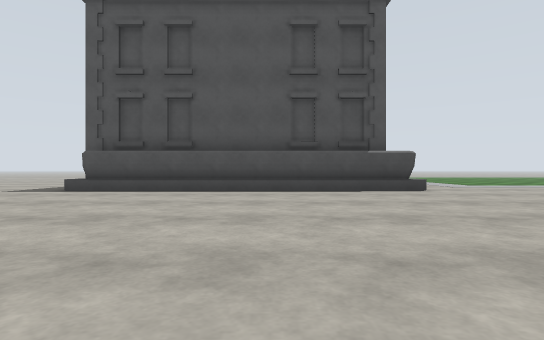
view 1 (above)

24 first-person views from a walk through a robot-simulator world made for Gazebo. The camera is 0.94 m above the floor, looks level and sees 80° across. The floor is counted in squares, 2 m on a side. Each view is taken from the middle of a square. On the plan, view 1 faces up. The plan holds only what a view shows up to about 9 squares ahead; the rest is blank. The place goes on beyond the plan. Robots are left out. Some surface patterns are stand-ins.

view 2
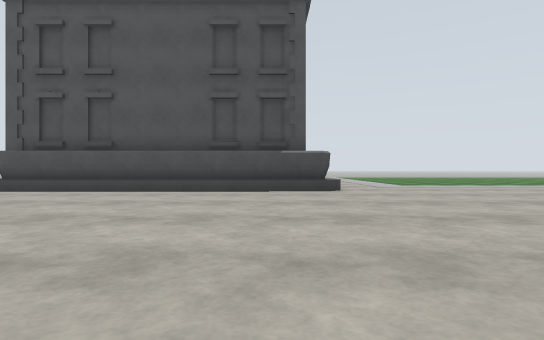

view 3
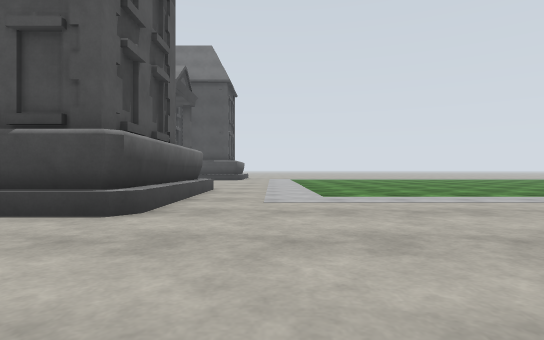

view 4
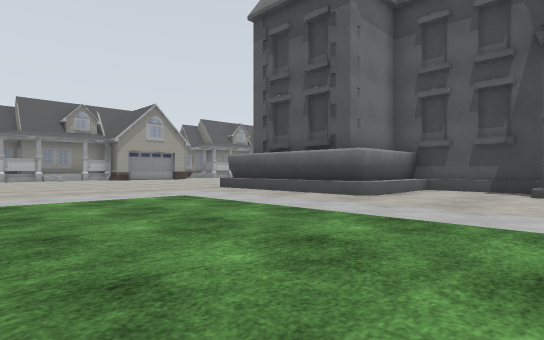

view 5
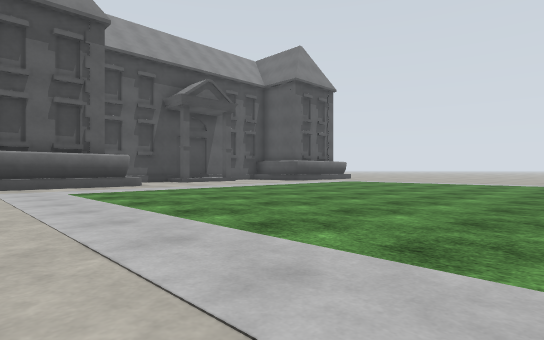

view 6
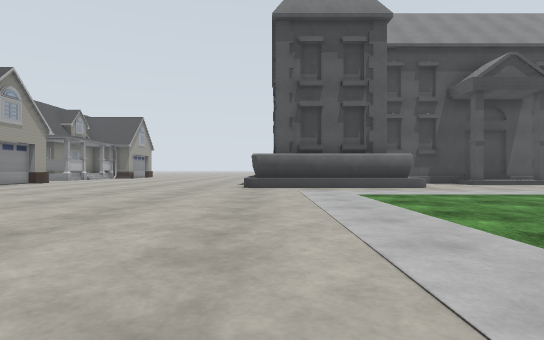

view 7
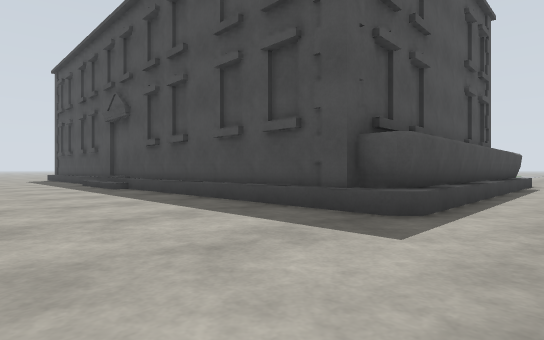

view 8
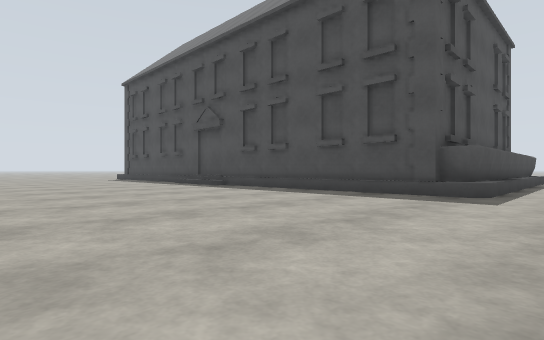

view 9
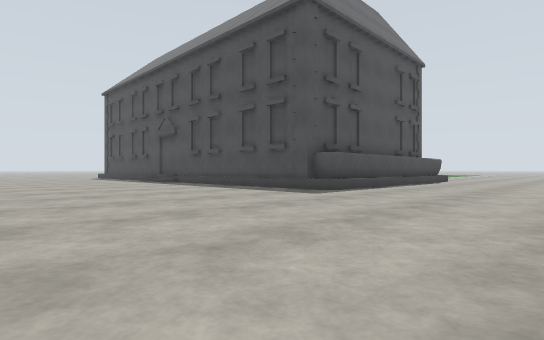

view 10
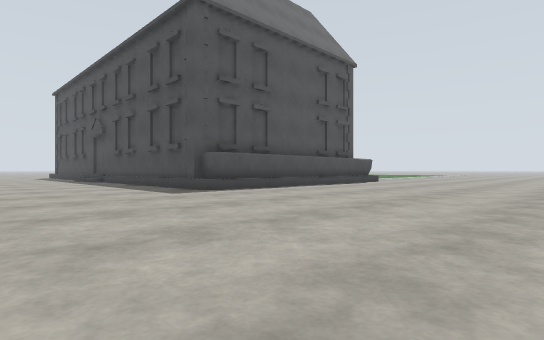

view 11
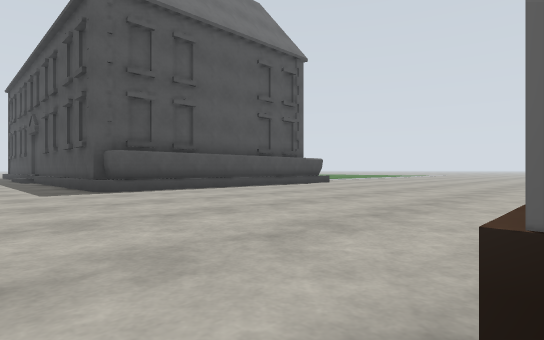

view 12
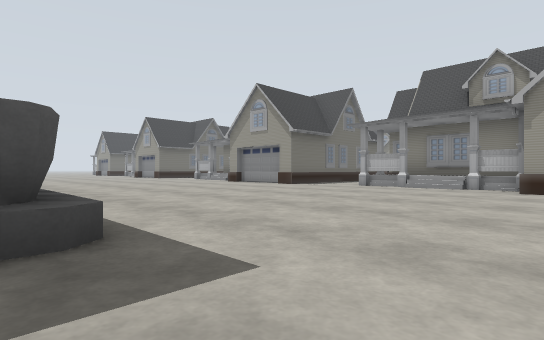

view 13
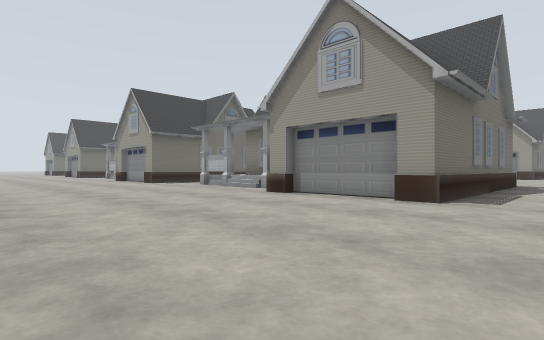

view 14
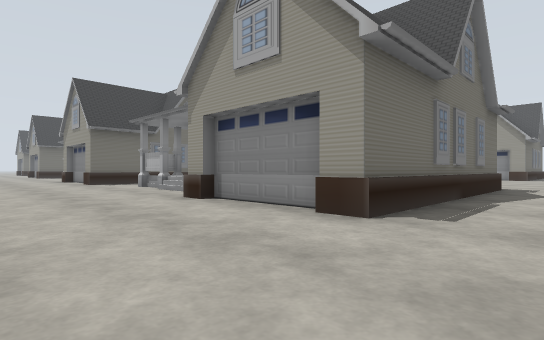

view 15
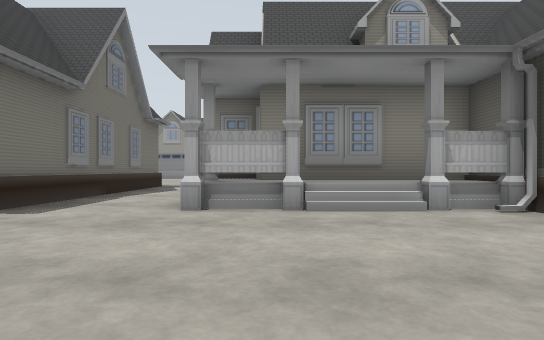

view 16
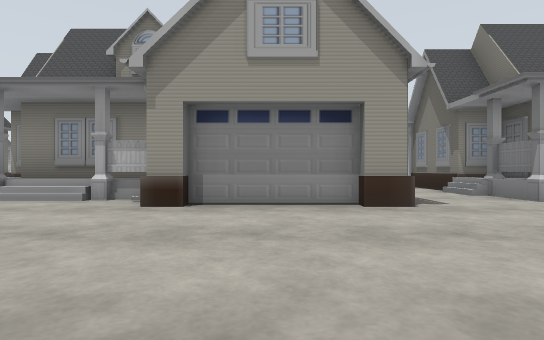

view 17
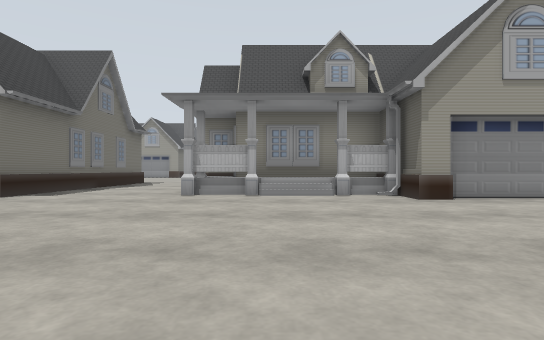

view 18
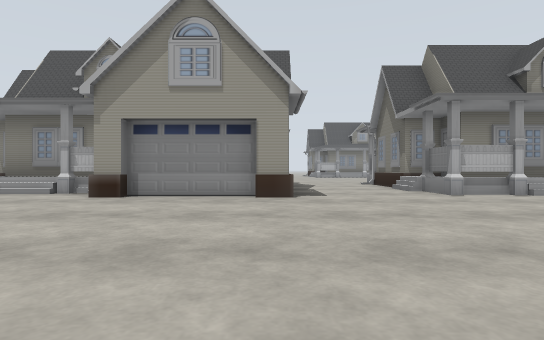

view 19
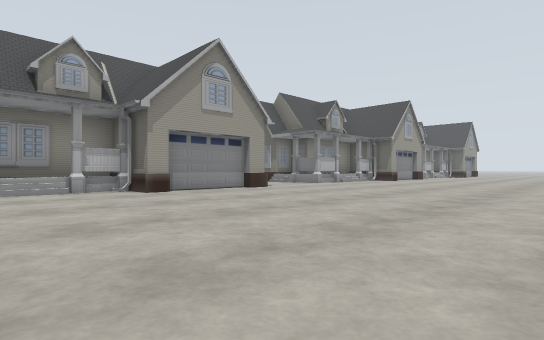

view 20
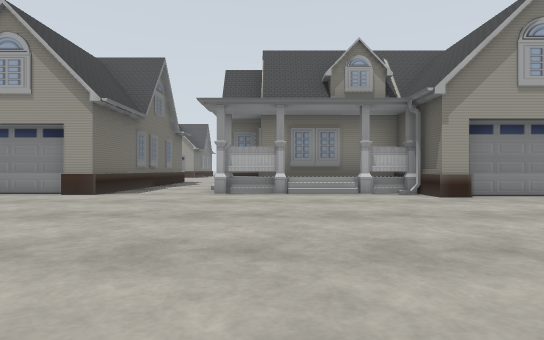

view 21
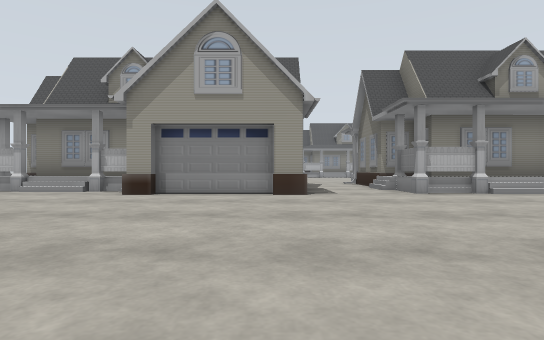

view 22
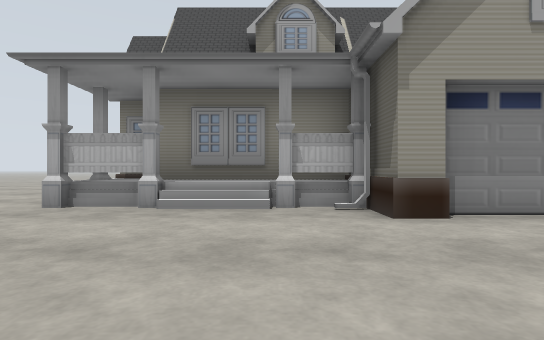

view 23
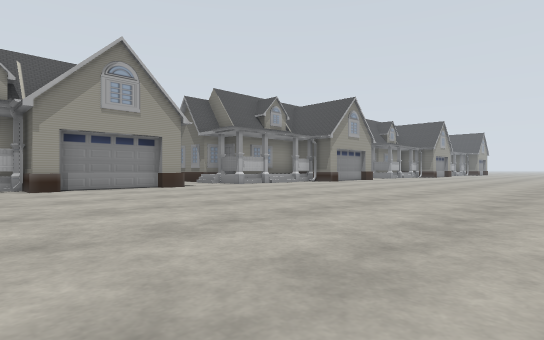

view 24
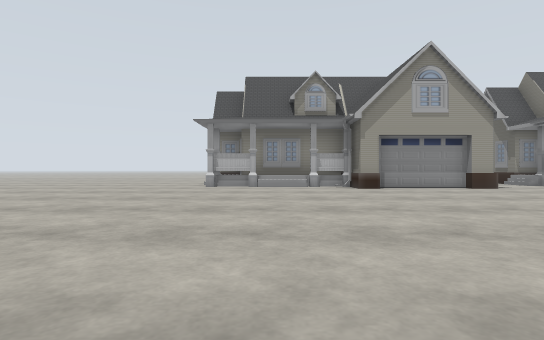

### Floor plan
Key: @ floor where view 1 was taken; . floor; S school; H house.
Columns run from 11 left of view 1 to 30 right of it. Each row starts with its distance up from view 1.
 15  .....SS    SS..........
 14  ......S    ............
 13  ......S    .............
 12  ......S    SSS..........
 11 .......S    SSS..........
 10 .......S      S..........
  9 .......S      S..........
  8 .......SSSSSSSS..........
  7 .......................        .......
  6 .......................................
  5 ........................................
  4 .........................................
  3 ..........................................
  2 ..........................................
  1 ..........................................
  0 ..H..H.....@..............................
 -1 ..HHHHHHHH..H.HHHHH...HHHH......H..H......
 -2 ..HHHHHHHH..HHHHHHH...HHHHHHHH..H.HHHHH...
 -3  .HHHHHHHH..HHHHHHHH..HHHHHHHH..HH HHHH..
 -4  .H     HH..HHHHHHH...HHHHHHHH..HHHHHHHH.
 -5  .H      H..H                     HHHHHH
 -6  .H        .H
 -7  ..
 -8  ..

Positions as (right, up) in squares from view 1, and headings:
1: (0, 0), facing up
2: (2, 0), facing up
3: (5, 4), facing up
4: (9, 15), facing down-left
5: (13, 8), facing up-left
6: (12, 8), facing left
7: (-8, 6), facing up-right
8: (-11, 6), facing up-right
9: (-11, 3), facing up-right
10: (-9, 1), facing up-right
11: (-7, 0), facing up-right
12: (-7, 8), facing down-right
13: (-11, 5), facing down-right
14: (-11, 3), facing down-right
15: (-3, 3), facing down
16: (2, 4), facing down
17: (6, 5), facing down
18: (11, 5), facing down
19: (17, 6), facing down-left
20: (17, 5), facing down
21: (21, 5), facing down
22: (25, 2), facing down
23: (25, 7), facing down-left
24: (26, 7), facing down
